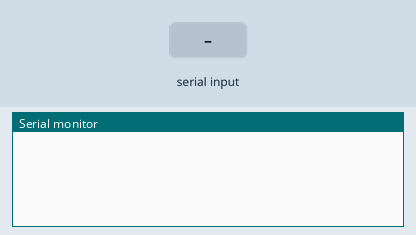
This sketch was run on a simulated Arduino Mega 2560, built with avr-gcc and run on an emulated ATmega2560. On the bench: the last lines printed to the serial monitor. The inputs (shaded band) are chosen by the test bench.

Above: at 1.2 s.
1.3 s: "A\n" received over Serial
At 2.3 s:
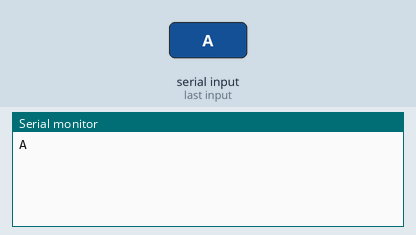
2.8 s: "Ab\n" received over Serial
At 3.5 s:
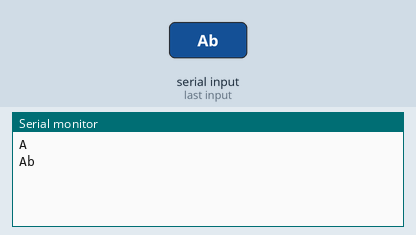
4.3 s: "Abr\n" received over Serial
At 4.7 s:
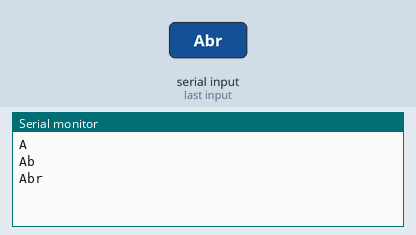
5.8 s: "Aab\n" received over Serial
At 7.0 s:
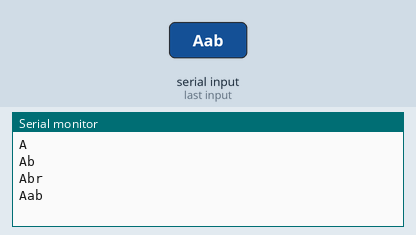
7.3 s: "E\n" received over Serial
At 8.1 s:
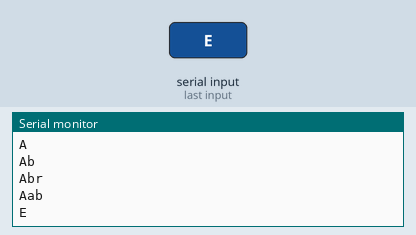
8.8 s: "Eb\n" received over Serial
At 9.3 s:
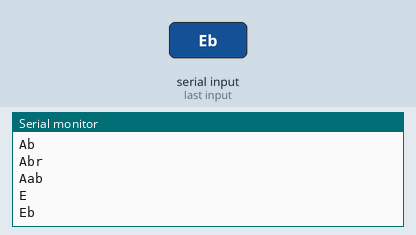

Measured:
- after the input at 1.3 s, the serial monitor: prints a new line at once (image 1)
- after the input at 2.8 s, the serial monitor: prints a new line at once (image 2)
- after the input at 4.3 s, the serial monitor: prints a new line at once (image 3)
- after the input at 5.8 s, the serial monitor: prints a new line at once (image 4)
- after the input at 7.3 s, the serial monitor: prints a new line at once (image 5)
- after the input at 8.8 s, the serial monitor: prints a new line at once (image 6)

The sketch:

Maestro.ino
```cpp
String cadenaCharEntrada = "";
String Aux = "";
char *Ident;
int Total;
bool finCadena = false;

void setup() {

  Serial.begin(9600);
  Serial1.begin(9600);
  Serial2.begin(9600);

}

void loop() {
  if (finCadena==true) //Si la bandera finCadena = 1, entonces la transmision esta completa
  {
    Aux = cadenaCharEntrada;
    Ident = strtok(Aux.c_str(), ",");
    Serial.println(Ident);
    Select(Ident);
    finCadena=false;
    cadenaCharEntrada = "";
  }
}


void serialEvent(){
  //Recepción de datos Seriales
  while (Serial.available()) {              //Si existen datos seriales, leer a todos
    char CaracterEntrada = Serial.read();   //Leer 1 byte serial recibido
    cadenaCharEntrada += CaracterEntrada;
    //Agregar el nuevo char a una cadena String
    if (CaracterEntrada == '\n') {             //Si el char o byte recibido es un fin de linea, activa la bandera
      finCadena = true;
    }
  }
}

void Select(String Aux){

  if (Aux =="A" || Aux=="Ab" || Aux=="Abr" || Aux=="Aab")
  {
   Serial2.println(cadenaCharEntrada);
  }
  else if (Aux =="E" || Aux=="Eb" || Aux=="Ebr" || Aux=="Eab")
  {
   Serial1.println(cadenaCharEntrada);
  }
}
```
